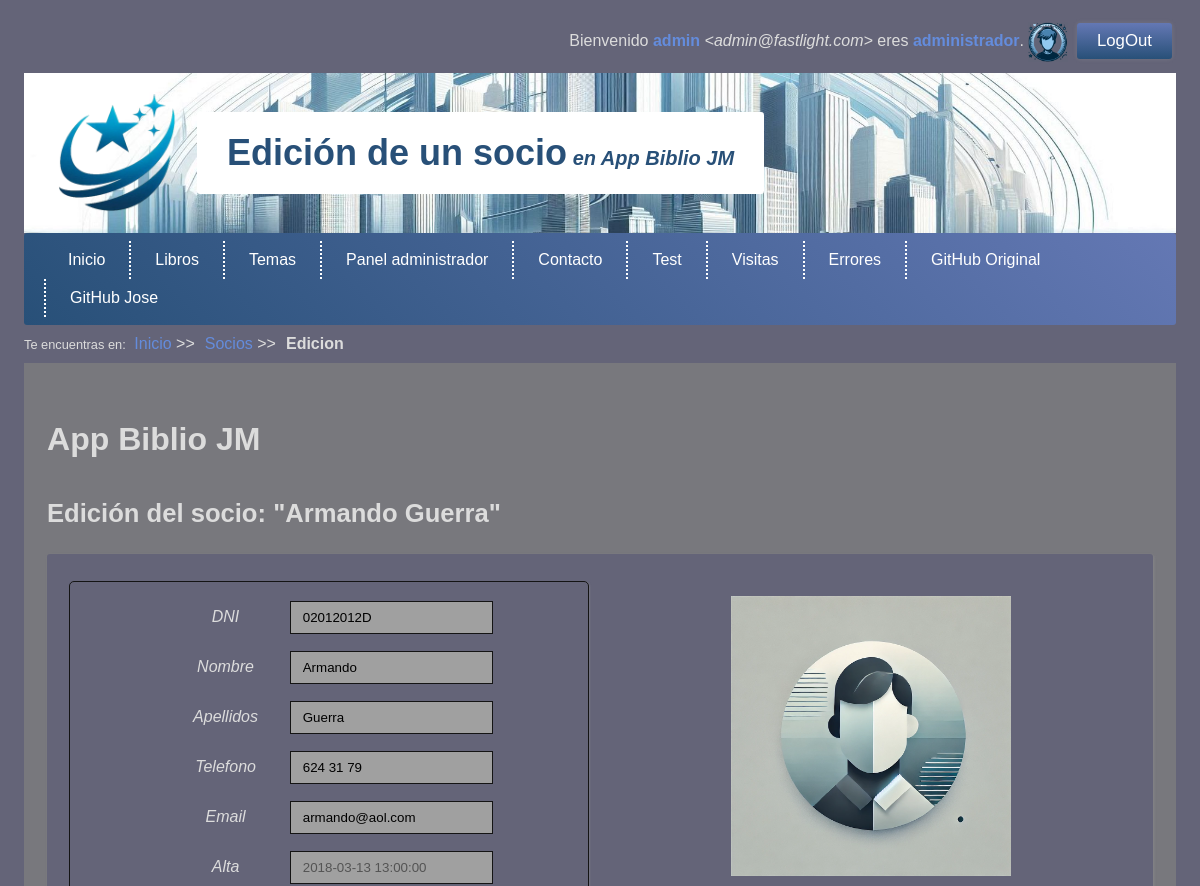
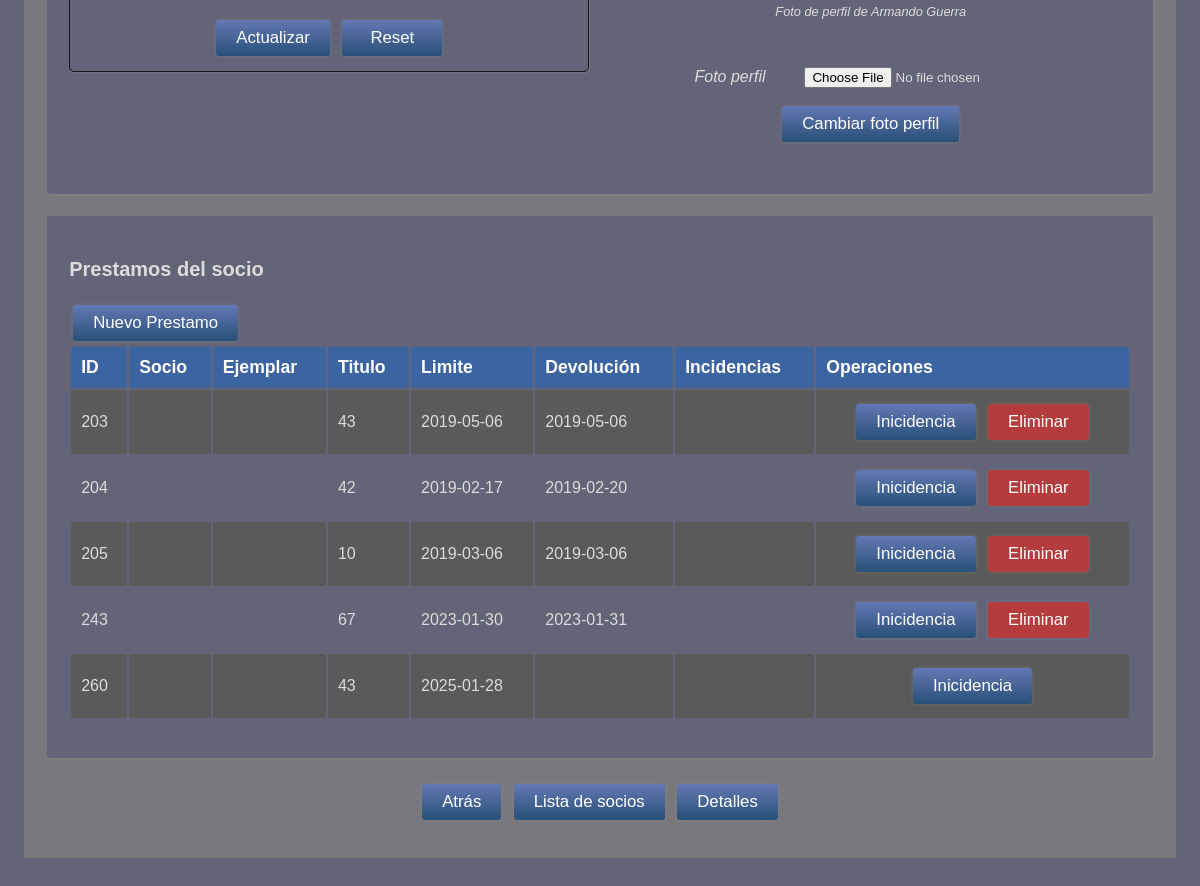
The page /socio/edit/21 (signed in) on the database its author committed (2 pictures, top to bottom).
### tables this page shows
CREATE TABLE socios (
  id INT AUTO_INCREMENT PRIMARY KEY,
  dni CHAR(9)  NOT NULL UNIQUE KEY,
  nombre VARCHAR(64) NOT NULL,
  apellidos VARCHAR(128) NOT NULL,
  nacimiento DATE NOT NULL,
  email VARCHAR(128)  NOT NULL UNIQUE KEY,
  direccion VARCHAR(128)  NOT NULL,
  cp CHAR(5)  NOT NULL,
  poblacion VARCHAR(128)  NOT NULL,
  provincia VARCHAR(128)  NOT NULL,
  telefono VARCHAR(16)  NOT NULL,
  foto VARCHAR(256) NULL DEFAULT NULL COMMENT 'nombre del fichero con la foto del socio',
  conformidad VARCHAR(256) NULL DEFAULT NULL COMMENT 'nombre del fichero PDF firmado manualmente por el socio dando su conformidad a las normas de la biblioteca',
  alta TIMESTAMP NOT NULL DEFAULT CURRENT_TIMESTAMP
);

CREATE TABLE prestamos (
  id INT AUTO_INCREMENT PRIMARY KEY,
  idsocio INT NULL COMMENT 'Podrá ser NULL si el socio se ha dado de baja',
  idejemplar INT NOT NULL,
  prestamo TIMESTAMP NOT NULL DEFAULT CURRENT_TIMESTAMP,
  limite DATE NOT NULL,
  devolucion DATE DEFAULT NULL,
  incidencia VARCHAR(256) DEFAULT NULL,

   
   
  FOREIGN KEY (idejemplar) REFERENCES ejemplares(id) 
    ON UPDATE CASCADE ON DELETE RESTRICT,
    
   
   
  FOREIGN KEY (idsocio) REFERENCES socios(id) 
     ON UPDATE CASCADE ON DELETE SET NULL
);

### app/libraries/View.php (called while the page is built, shortened)
<?php
class View{
    private string $name;
    public function __construct(
        string $name      = '',
        array $parameters = []
    ){
        $this->name       = $name;
    }
    public function load(){
        $template = new (TEMPLATE);
        try{
            @require VIEWS_FOLDER."/$this->name.php";
        }catch(Throwable $e){
            $message = DEBUG ?
            "<p>ERROR en la vista <b>".VIEWS_FOLDER."/$this->name.php</b>.</p>
             <p>INFORMACIÓN ADICIONAL: ".$e->getMessage()."</p>" :
             "Error al cargar la página.";
             throw new ViewException($message);
        }
    }
}

### app/http/ViewResponse.php (called while the page is built, shortened)
<?php
class ViewResponse extends Response{
    protected View $view;
    public function __construct(
        string $name,
        array $params       = [],
        int $httpCode       = 200,
        string $status      = 'OK'
    ){
        $this->view = new View($name, $params);
    }
    public function send(){
        $this->view->load();
        die();
    }
}

### public/index.php (called while the page is built, shortened)
<?php
require '../app/autoload.php';
require '../app/helpers/helpers.php';
try{
    switch(strtoupper(APP_TYPE)){
        case 'WEB' :  $kernel   = new App();
                      $response = $kernel->boot();
                      break;
    }
    $response->send();
}catch(Throwable $t){
    $mensaje = DEBUG ?
        'ERROR en el proceso de arranque: '.$t :
        'Se produjo un error, contacte con el administrador '.ADMIN_EMAIL.' si es necesario.';
    abort(500, 'INTERNAL SERVER ERROR', $mensaje, $t)->send();
}

### app/autoload.php (called while the page is built, shortened)
<?php
    function load(string $clase){
        foreach(AUTOLOAD_DIRECTORIES as $directorio){
           $ruta="$directorio/$clase.php";
           if(is_readable($ruta)){
                break;
           }
        }
    }

### app/libraries/Login.php (called while the page is built, shortened)
<?php
class Login{
    private static ?Authenticable $activeUser = NULL;
    public static function init(){
        self::$activeUser = Session::get('user') ??  NULL;
    }
	public static function user():?Authenticable{
	    return self::$activeUser;
	}
	public static function guest():bool{
	    return empty(self::user());
	}
	public static function role(string $role):bool{
	    return self::user() && self::user()->hasRole($role);
	}
	public static function oneRole(array $roles):bool{
	    return self::user() && self::user()->oneRole($roles);
    }
}

### app/interfaces/Authorizable.php (called while the page is built, shortened)
<?php
    trait Authorizable{
        public function hasRole(string $role):bool{
            return in_array($role, $this->roles);
        }
        public function oneRole(array $roles):bool{
            foreach($roles as $role)
                if($this->hasRole($role))
                    return true;
             return false;
        }
        public function isAdmin(string $adminRole = ADMIN_ROLE):bool{
            return $this->hasRole($adminRole);
        }
    }

### mvc/models/Model.php (called while the page is built, shortened)
<?php
abstract class Model{
    public static function getTable():string{
        return get_called_class()::$table ?? strtolower(get_called_class()).'s';
    }
    protected static function getJsonFields():array{
        return get_called_class()::$jsonFields ?? [];
    }
    public function parseJsonFields():object{
        $properties = self::getJsonFields();
        return $this;
    }
    public static function find(int $id = 0):?object{
        $table = self::getTable();
        $query = "SELECT * FROM $table WHERE id=$id";
        $entity = (DB_CLASS)::select($query, get_called_class());
        if($entity)
            $entity->parseJsonFields();
        return $entity;
    }
    public static function findOrFail(
        int $id = 0,
        ?string $message = NULL
    ):object{
        $entity = get_called_class()::find($id);
        return $entity;
    }
    public function hasMany(
        string $related,
        string $foreignKey = null,
        string $localKey = 'id'
    ):array{
        $tabla = $related::$table ?? strtolower($related).'s';
        $foreignKey = $foreignKey ?? 'id'.strtolower(get_called_class());
        $consulta = "SELECT * FROM $tabla WHERE $foreignKey = ".$this->$localKey;
        $entities =  (DB_CLASS)::selectAll($consulta, $related);
        return $entities;
    }
}

### app/libraries/DBPDO.php (called while the page is built, shortened)
<?php
class DBPDO extends DB{
    private static $conexion = null;
    public static function get():object{
        if(!self::$conexion){
            $dsn = SGDB.':host='.DB_HOST.':'.DB_PORT.';dbname='.DB_NAME.';charset='.DB_CHARSET;
            try{
                self::$conexion = new PDO($dsn, DB_USER, DB_PASS);
            }catch(Throwable $e){
                $message = "No se pudo conectar con la Base de datos. ";
                if(DEBUG)
                    $message .= "Revisa la configuración: ".$dsn;
                throw new DatabaseException($message);
            }
        }
        return self::$conexion;
    }
    public static function query(string $consulta){
        try{
            $resultado = self::get()->query($consulta);
            return $resultado;
        }catch(Throwable $e){
            if(DEBUG){
                $mensaje = "ERROR EN LA CONSULTA: ";
                $mensaje .= "<p><b>$consulta</b></p>";
                $mensaje .= "<p>".(self::get()->errorInfo()[2])."</p>";
                throw new SQLException($mensaje);
            }else
                throw new SQLException('ERROR al realizar la operación.');
        }
    }
    public static function select(
        string $consulta,
        string $class='stdClass'
    ):?object{
        $resultado = self::query($consulta);
        $objeto = $resultado->fetchObject($class);
        return $objeto === false ? NULL : $objeto;
    }
    public static function selectAll(
        string $consulta,
        string $class='stdClass'
    ):array{
        $resultados = self::query($consulta);
        $objetos = [];
        while($r = $resultados->fetchObject($class))
            $objetos[] = $r;
        return $objetos;
    }
}

### mvc/controllers/SocioController.php (called while the page is built, shortened)
<?php
class SocioController extends Controller{
	public function edit(int $id=0){
		$socio = Socio::findOrFail($id,'No se encontró el socio.');
		$prestamos= $socio->hasMany('Prestamo');
		return view('socio/edit',['socio'=>$socio,'prestamos'=>$prestamos]);
	}
}

### app/core/App.php (called while the page is built, shortened)
<?php
class App extends Kernel{
    public function boot():Response{
        try{
            $url = request()->get('url') ?? NULL;
            $url = $url ? explode('/', rtrim($url, '/')) : [];
            $controller = empty($url[0]) ?
                DEFAULT_CONTROLLER :
                ucfirst(strtolower(array_shift($url))).'Controller';
            $method = empty($url[0]) ?
                DEFAULT_METHOD :
                strtolower(array_shift($url));
            $controllerInstance = new $controller();
            return $controllerInstance->$method(...$url);
        }catch(NotIdentifiedException $e){
            Session::set('_pending_operation', '/'.request()->get('url'));
            return redirect('/Login');
        }catch(Throwable $t){
            $mensaje = DEBUG ?
                (new DebugInformation($t, $controller, $method, $url))->toHtml() :
                "No se pudo realizar la operación solicitada.";
            if(LOG_ERRORS)
                Log::addMessage(ERROR_LOG_FILE, get_class($t), $t->getMessage());
            if(DB_ERRORS)
                AppError::new(get_class($t), $t->getMessage());
            return abort(500, 'INTERNAL SERVER ERROR', $mensaje, $t);
        }
    }
}

### app/http/Request.php (called while the page is built, shortened)
<?php
class Request{
    private static ?Request $request = null;
    public function __construct(){
        $this->previousInputs = Session::get('flashed_input') ?? [];
    }
    public static function createFromGlobals(){
        self::$request = new self();
        return self::$request;
    }
    public static function retrieve():Request{
        return self::$request;
    }
    public function get(
        string $name
    ): ?string{
        $data = filter_input(INPUT_GET, $name, FILTER_SANITIZE_SPECIAL_CHARS);
        return trim($data);
    }
}

### app/helpers/helpers.php (called while the page is built, shortened)
<?php
function request(){
    return Request::retrieve();
}
function old(string $inputName, string $dbValue = NULL):string{
    return request()->previousInputs[$inputName] ?? $dbValue ?? '';
}

### app/libraries/Session.php (called while the page is built, shortened)
<?php
class Session{
    public static function get(string $name){
        return $_SESSION[$name] ?? NULL;
    }
}

### mvc/views/socio/edit.php (the view, shortened to what this page needs)
<!DOCTYPE html>
<html lang="es">
	<head>
		<?= $template->css() ?>
	</head>
	<body>
		<?= $template->login() ?>
		<?= $template->header('Edición de un socio') ?>
		<?= $template->menu() ?>
		<?= $template->breadCrumbs(['Socios'=>'/Socio','Edicion'=>null]) ?>
	<main>
	<h1><?=APP_NAME?></h1>
	<h2>Edición del socio: <b>"<?= $socio->nombre.' '.$socio->apellidos ?>"</b></h2>
	<section id="detalles" class="flex-container gap2">
	<div class="flex2 centered">
		<form method="POST" enctype="multipart/form-data" action="/Socio/update">
			<label for="dni">DNI</label>
			<input type="text" name="dni" maxlength="9" value="<?= old('dni',$socio->dni)?>" required>
			<br>
			<label for="nombre">Nombre</label>
			<input type="text" name="nombre" value="<?= old('nombre', $socio->nombre)?>" required>
				<br>
				<label for="apellidos">Apellidos</label>
				<input type="text" name="apellidos" value="<?= old('apellidos', $socio->apellidos)?>" >
				<br>
				<label for="telefono">Telefono</label>
				<input type="text" name="telefono" value="<?= old('telefono', $socio->telefono)?>" >
				<br>
				<label for="email">Email</label>
				<input type="text" name="email" value="<?= old('email', $socio->email)?>" >
				<br>
				<label for="alta">Alta</label>
				<input type="text" name="alta" value="<?= old('alta', $socio->alta)?>" disabled>
				<br>
			<div class="centered mt2 ">
				<input type="submit" class="button" name="actualizar" value="Actualizar">
				<input type="reset" class="button" value="Reset" onclick="<?php redirect('/Socio/edit/$socio->id');?>">
			</div>
		</form>
	</div>
			<div class="flex2">
				<figure class="flex1 centrado p2">
				<img src="<?=PROFILE_IMAGE_FOLDER.'/'.($socio->foto ?? DEFAULT_PROFILE_IMAGE)?>"
				 	class="cover enlarge-image" alt="Foto de perfil de <?= $socio->nombre.' ',$socio->apellidos?>">
				 <figcaption>Foto de perfil de <?= $socio->nombre.' ',$socio->apellidos?> </figcaption>
			<br>
				<form method="POST" action="/Socio/changefotoprofile" enctype="multipart/form-data"  class="no-border" id="formfoto" name="formfoto">
						<label for="foto">Foto perfil</label>
			<input type="file" name="foto" accept="image/*" id="file-with-preview" value="<?= old('alta', $socio->foto)?>">
					<input type="submit" class="button" name="cambiar" value="Cambiar foto perfil">
				</form>
			</figure>
			</div>
		</section>
			<section>
			<h3>Prestamos del socio</h3>
			<a class="button" href="/Prestamo/create/<?=$socio->id?>">Nuevo Prestamo</a>
			<table class="table w100 centered-block">
					<tr>
						<th>ID</th><th>Socio</th><th>Ejemplar</th><th>Titulo</th><th>Limite</th><th>Devolución</th><th>Incidencias</th><th>Operaciones</th>
					</tr>
				<?php
					foreach($prestamos as $prestamo ){ ?>
						<tr>
							<td> <?=$prestamo->id ?></td>
							<td> <?=$prestamo->nombre.' '.$prestamo->apellidos ?></td>
							<td> <?=$prestamo->titulo ?></td>
							<td> <?=$prestamo->idejemplar ?></td>
							<td> <?=$prestamo->limite ?></td>
							<td> <?=$prestamo->devolucion ?></td>
							<td> <?=$prestamo->incidencia?></td>
							<td class="centrado">
							<a class="button" href="/Prestamo/incidencia/<?=$prestamo->id?>">Inicidencia</a>
							<?php
							if ($prestamo->devolucion){ ?>
									<a class="button-danger" href="/Prestamo/delete/<?=$prestamo->id?>">Eliminar</a>
									<?php }?>
							</td>
						</tr>
					<?php }?>
			</table>
		</section>
		<div class="centrado m1">
			<a class="button" onclick="history.back()">Atrás</a>
			<a class="button" href="/Socio/list">Lista de socios</a>
			<a class="button" href="/Socio/show/<?=$socio->id?>">Detalles</a>
		</div>
</main>
</body>
</html>

### public/css/dark.css (style rules this page uses)
:root { --primary-bg-color: rgb(40, 80, 120); --primary-font-color: rgb(255, 255, 255); --primary-soft-color: rgb(100, 120, 180); --secondary-bg-color: rgb(20, 120, 80); --secondary-font-color: rgb(255, 255, 255); --secondary-soft-color: rgb(80, 160, 100); --shadow-color: rgba(160, 160, 160, 0.3); --font-shadow-color: rgba(0, 0, 0, 0.3); --bg-color: rgb(100, 100, 120); --font-color: rgb(220, 220, 220); --border-color: rgb(20, 20, 20); --a-color: rgb(100, 140, 220); --main-bg-color: rgb(120, 120, 125); --th-bg-color: rgb(60, 100, 160); --th-font-color: rgb(255, 255, 255); --td-odd-bg-color: var(--bg-color); --td-even-bg-color: rgb(90, 90, 90); --tfoot-bg-color: rgb(120, 120, 120); --tfoot-font-color: rgb(255, 255, 255); --form-bg-color: var(--bg-color); --input-bg-color: rgb(160, 160, 160); --footer-bg-color: rgba(60, 60, 60, 0.85); --modal-bg-color: rgba(120, 120, 120, 0.85); }

### public/css/base_phone.css (style rules this page uses)
.w50, .w75, .w100 { width: 100% }
body { margin: 0; padding: 0; width: 100%; }

### public/css/base_printer.css (style rules this page uses)
* { color: #006 !important; border:none; }
main .flex-container { display: initial; }
body { width: 100%; border:none; box-shadow: none; margin: 0px; padding: 0px; }
main { border: none; padding: 0px; }
table { border: solid 1px lightgrey; }
table tr, table td { border: none !important; font-size: 0.8rem !important; }
table th, table td { background-color: transparent !important; }
table th { border-bottom: solid 1px lightgrey !important; font-size: 1rem !important; }
table tr:nth-of-type(even) { background-color: unset; box-shadow: inset 0 0 0 200px #eee; }
table tr:nth-of-type(odd) { background-color: #fff; }

### rows shown on the page
socios: nombre "Armando", apellidos "Guerra", dni "02012012D", telefono "624 31 79", email "armando@aol.com", alta "2018-03-13 13:00:00"
prestamos: id "203", idejemplar "43", limite "2019-05-06", devolucion "2019-05-06"
prestamos: id "204", idejemplar "42", limite "2019-02-17", devolucion "2019-02-20"
prestamos: id "205", idejemplar "10", limite "2019-03-06", devolucion "2019-03-06"
prestamos: id "243", idejemplar "67", limite "2023-01-30", devolucion "2023-01-31"
prestamos: id "260", idejemplar "43", limite "2025-01-28"

### other values the page prints
$user->displayname "admin"
$user->email "admin@fastlight.com"
$title "Edición de un socio"
APP_NAME "App Biblio JM"
$miga "Inicio"
$miga "Socios"
$miga "Edicion"
